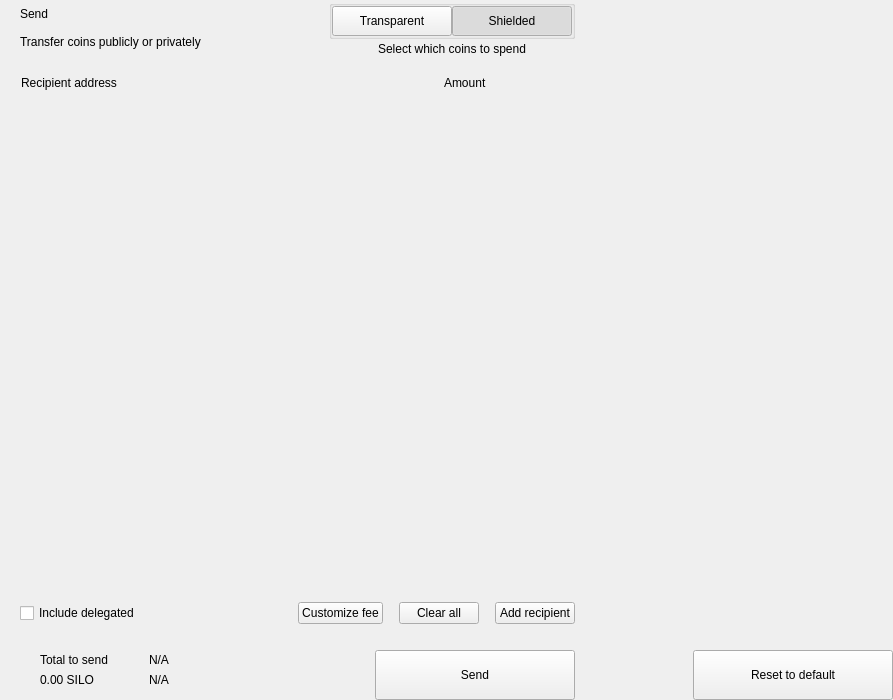
<?xml version="1.0" encoding="UTF-8"?>
<ui version="4.0">
 <class>send</class>
 <widget class="QWidget" name="send">
  <property name="geometry">
   <rect>
    <x>0</x>
    <y>0</y>
    <width>893</width>
    <height>700</height>
   </rect>
  </property>
  <property name="windowTitle">
   <string notr="true">N/A</string>
  </property>
  <layout class="QHBoxLayout" name="horizontalLayout_2" stretch="2,1">
   <property name="spacing">
    <number>0</number>
   </property>
   <property name="leftMargin">
    <number>0</number>
   </property>
   <property name="topMargin">
    <number>0</number>
   </property>
   <property name="rightMargin">
    <number>0</number>
   </property>
   <property name="bottomMargin">
    <number>0</number>
   </property>
   <item>
    <widget class="QWidget" name="left" native="true">
     <layout class="QVBoxLayout" name="verticalLayout_3">
      <property name="spacing">
       <number>0</number>
      </property>
      <property name="leftMargin">
       <number>0</number>
      </property>
      <property name="topMargin">
       <number>0</number>
      </property>
      <property name="rightMargin">
       <number>0</number>
      </property>
      <property name="bottomMargin">
       <number>0</number>
      </property>
      <item>
       <layout class="QVBoxLayout" name="verticalLayout_22" stretch="0,0,0,1,0,0,0,0">
        <property name="spacing">
         <number>0</number>
        </property>
        <item>
         <layout class="QHBoxLayout" name="horizontalLayout_3">
          <property name="spacing">
           <number>0</number>
          </property>
          <property name="leftMargin">
           <number>20</number>
          </property>
          <property name="rightMargin">
           <number>20</number>
          </property>
          <item>
           <layout class="QVBoxLayout" name="verticalLayout">
            <property name="spacing">
             <number>0</number>
            </property>
            <item>
             <widget class="QLabel" name="labelTitle">
              <property name="text">
               <string>Send</string>
              </property>
              <property name="alignment">
               <set>Qt::AlignLeading|Qt::AlignLeft|Qt::AlignVCenter</set>
              </property>
             </widget>
            </item>
            <item>
             <widget class="QLabel" name="labelSubtitle1">
              <property name="text">
               <string>Transfer coins publicly or privately</string>
              </property>
             </widget>
            </item>
           </layout>
          </item>
          <item>
           <spacer name="horizontalSpacer">
            <property name="orientation">
             <enum>Qt::Horizontal</enum>
            </property>
            <property name="sizeHint" stdset="0">
             <size>
              <width>40</width>
              <height>20</height>
             </size>
            </property>
           </spacer>
          </item>
          <item>
           <layout class="QVBoxLayout" name="verticalLayout_6">
            <property name="spacing">
             <number>3</number>
            </property>
            <item alignment="Qt::AlignHCenter">
             <widget class="QGroupBox" name="groupBox">
              <property name="styleSheet">
               <string notr="true">#groupBox{
padding-top:2px;
}</string>
              </property>
              <property name="title">
               <string/>
              </property>
              <property name="alignment">
               <set>Qt::AlignCenter</set>
              </property>
              <layout class="QHBoxLayout" name="horizontalLayout_4">
               <property name="spacing">
                <number>0</number>
               </property>
               <property name="leftMargin">
                <number>0</number>
               </property>
               <property name="topMargin">
                <number>0</number>
               </property>
               <property name="rightMargin">
                <number>0</number>
               </property>
               <property name="bottomMargin">
                <number>0</number>
               </property>
               <item>
                <widget class="QPushButton" name="pushLeft">
                 <property name="minimumSize">
                  <size>
                   <width>120</width>
                   <height>30</height>
                  </size>
                 </property>
                 <property name="maximumSize">
                  <size>
                   <width>120</width>
                   <height>30</height>
                  </size>
                 </property>
                 <property name="focusPolicy">
                  <enum>Qt::NoFocus</enum>
                 </property>
                 <property name="text">
                  <string>Transparent</string>
                 </property>
                 <property name="checkable">
                  <bool>true</bool>
                 </property>
                 <property name="autoExclusive">
                  <bool>true</bool>
                 </property>
                </widget>
               </item>
               <item>
                <widget class="QPushButton" name="pushRight">
                 <property name="minimumSize">
                  <size>
                   <width>120</width>
                   <height>30</height>
                  </size>
                 </property>
                 <property name="maximumSize">
                  <size>
                   <width>120</width>
                   <height>30</height>
                  </size>
                 </property>
                 <property name="focusPolicy">
                  <enum>Qt::NoFocus</enum>
                 </property>
                 <property name="text">
                  <string>Shielded</string>
                 </property>
                 <property name="checkable">
                  <bool>true</bool>
                 </property>
                 <property name="checked">
                  <bool>true</bool>
                 </property>
                 <property name="autoExclusive">
                  <bool>true</bool>
                 </property>
                </widget>
               </item>
              </layout>
             </widget>
            </item>
            <item alignment="Qt::AlignHCenter|Qt::AlignTop">
             <widget class="QLabel" name="labelSubtitle2">
              <property name="styleSheet">
               <string notr="true"/>
              </property>
              <property name="text">
               <string>Select which coins to spend</string>
              </property>
              <property name="alignment">
               <set>Qt::AlignCenter</set>
              </property>
              <property name="indent">
               <number>0</number>
              </property>
             </widget>
            </item>
           </layout>
          </item>
         </layout>
        </item>
        <item>
         <spacer name="verticalSpacer_2">
          <property name="orientation">
           <enum>Qt::Vertical</enum>
          </property>
          <property name="sizeType">
           <enum>QSizePolicy::Fixed</enum>
          </property>
          <property name="sizeHint" stdset="0">
           <size>
            <width>20</width>
            <height>20</height>
           </size>
          </property>
         </spacer>
        </item>
        <item>
         <layout class="QHBoxLayout" name="horizontalLayout" stretch="6,0,2">
          <property name="spacing">
           <number>0</number>
          </property>
          <property name="leftMargin">
           <number>10</number>
          </property>
          <property name="topMargin">
           <number>0</number>
          </property>
          <property name="rightMargin">
           <number>20</number>
          </property>
          <property name="bottomMargin">
           <number>0</number>
          </property>
          <item>
           <widget class="QLabel" name="labelSubtitleAddress">
            <property name="styleSheet">
             <string notr="true">margin-left:8px;</string>
            </property>
            <property name="text">
             <string>Recipient address</string>
            </property>
           </widget>
          </item>
          <item>
           <spacer name="horizontalSpacer_3">
            <property name="orientation">
             <enum>Qt::Horizontal</enum>
            </property>
            <property name="sizeType">
             <enum>QSizePolicy::Fixed</enum>
            </property>
            <property name="sizeHint" stdset="0">
             <size>
              <width>40</width>
              <height>1</height>
             </size>
            </property>
           </spacer>
          </item>
          <item>
           <widget class="QLabel" name="labelSubtitleAmount">
            <property name="text">
             <string>Amount</string>
            </property>
           </widget>
          </item>
         </layout>
        </item>
        <item>
         <widget class="QScrollArea" name="scrollArea">
          <property name="minimumSize">
           <size>
            <width>0</width>
            <height>350</height>
           </size>
          </property>
          <property name="styleSheet">
           <string notr="true">#scrollArea {
            background:transparent;
            margin-top:10px;
}</string>
          </property>
          <property name="horizontalScrollBarPolicy">
           <enum>Qt::ScrollBarAlwaysOff</enum>
          </property>
          <property name="sizeAdjustPolicy">
           <enum>QAbstractScrollArea::AdjustIgnored</enum>
          </property>
          <property name="widgetResizable">
           <bool>true</bool>
          </property>
          <property name="alignment">
           <set>Qt::AlignLeading|Qt::AlignLeft|Qt::AlignTop</set>
          </property>
          <widget class="QWidget" name="scrollAreaWidgetContents">
           <property name="geometry">
            <rect>
             <x>0</x>
             <y>0</y>
             <width>591</width>
             <height>16</height>
            </rect>
           </property>
           <property name="sizePolicy">
            <sizepolicy hsizetype="Preferred" vsizetype="Maximum">
             <horstretch>0</horstretch>
             <verstretch>0</verstretch>
            </sizepolicy>
           </property>
           <property name="autoFillBackground">
            <bool>false</bool>
           </property>
           <property name="styleSheet">
            <string notr="true">#scrollAreaWidgetContents {
             background:transparent;
             }</string>
           </property>
           <layout class="QVBoxLayout" name="verticalLayout_7">
            <property name="spacing">
             <number>0</number>
            </property>
            <property name="sizeConstraint">
             <enum>QLayout::SetDefaultConstraint</enum>
            </property>
            <property name="leftMargin">
             <number>0</number>
            </property>
            <property name="topMargin">
             <number>0</number>
            </property>
            <property name="rightMargin">
             <number>0</number>
            </property>
            <property name="bottomMargin">
             <number>0</number>
            </property>
           </layout>
          </widget>
         </widget>
        </item>
        <item>
         <spacer name="verticalSpacer_4">
          <property name="orientation">
           <enum>Qt::Vertical</enum>
          </property>
          <property name="sizeType">
           <enum>QSizePolicy::Fixed</enum>
          </property>
          <property name="sizeHint" stdset="0">
           <size>
            <width>20</width>
            <height>20</height>
           </size>
          </property>
         </spacer>
        </item>
        <item>
         <layout class="QHBoxLayout" name="horizontalLayout_20">
          <property name="spacing">
           <number>6</number>
          </property>
          <property name="leftMargin">
           <number>20</number>
          </property>
          <property name="rightMargin">
           <number>20</number>
          </property>
          <item>
           <widget class="QCheckBox" name="checkBoxDelegations">
            <property name="layoutDirection">
             <enum>Qt::LeftToRight</enum>
            </property>
            <property name="text">
             <string>Include delegated</string>
            </property>
           </widget>
          </item>
          <item>
           <spacer name="horizontalSpacer_4">
            <property name="orientation">
             <enum>Qt::Horizontal</enum>
            </property>
            <property name="sizeHint" stdset="0">
             <size>
              <width>10</width>
              <height>20</height>
             </size>
            </property>
           </spacer>
          </item>
          <item>
           <widget class="QPushButton" name="pushButtonFee">
            <property name="focusPolicy">
             <enum>Qt::NoFocus</enum>
            </property>
            <property name="text">
             <string>Customize fee</string>
            </property>
           </widget>
          </item>
          <item>
           <spacer name="horizontalSpacer_11">
            <property name="orientation">
             <enum>Qt::Horizontal</enum>
            </property>
            <property name="sizeType">
             <enum>QSizePolicy::Minimum</enum>
            </property>
            <property name="sizeHint" stdset="0">
             <size>
              <width>10</width>
              <height>20</height>
             </size>
            </property>
           </spacer>
          </item>
          <item>
           <widget class="QPushButton" name="pushButtonClear">
            <property name="focusPolicy">
             <enum>Qt::NoFocus</enum>
            </property>
            <property name="layoutDirection">
             <enum>Qt::RightToLeft</enum>
            </property>
            <property name="text">
             <string>Clear all</string>
            </property>
           </widget>
          </item>
          <item>
           <spacer name="horizontalSpacer_6">
            <property name="orientation">
             <enum>Qt::Horizontal</enum>
            </property>
            <property name="sizeType">
             <enum>QSizePolicy::Fixed</enum>
            </property>
            <property name="sizeHint" stdset="0">
             <size>
              <width>10</width>
              <height>20</height>
             </size>
            </property>
           </spacer>
          </item>
          <item>
           <widget class="QPushButton" name="pushButtonAddRecipient">
            <property name="focusPolicy">
             <enum>Qt::NoFocus</enum>
            </property>
            <property name="text">
             <string>Add recipient</string>
            </property>
           </widget>
          </item>
         </layout>
        </item>
        <item>
         <spacer name="verticalSpacer">
          <property name="orientation">
           <enum>Qt::Vertical</enum>
          </property>
          <property name="sizeType">
           <enum>QSizePolicy::Fixed</enum>
          </property>
          <property name="sizeHint" stdset="0">
           <size>
            <width>20</width>
            <height>16</height>
           </size>
          </property>
         </spacer>
        </item>
        <item>
         <layout class="QHBoxLayout" name="horizontalLayout_7">
          <property name="rightMargin">
           <number>20</number>
          </property>
          <item>
           <layout class="QHBoxLayout" name="horizontalLayout_10">
            <property name="spacing">
             <number>0</number>
            </property>
            <property name="leftMargin">
             <number>8</number>
            </property>
            <item>
             <widget class="QStackedWidget" name="stackedWidget">
              <property name="minimumSize">
               <size>
                <width>0</width>
                <height>60</height>
               </size>
              </property>
              <property name="maximumSize">
               <size>
                <width>16777215</width>
                <height>60</height>
               </size>
              </property>
              <widget class="QWidget" name="page1">
               <layout class="QVBoxLayout" name="verticalLayout_71" stretch="0">
                <property name="spacing">
                 <number>6</number>
                </property>
                <property name="leftMargin">
                 <number>12</number>
                </property>
                <property name="topMargin">
                 <number>0</number>
                </property>
                <property name="rightMargin">
                 <number>0</number>
                </property>
                <property name="bottomMargin">
                 <number>0</number>
                </property>
                <item>
                 <widget class="QWidget" name="coinWidget" native="true">
                  <property name="minimumSize">
                   <size>
                    <width>0</width>
                    <height>60</height>
                   </size>
                  </property>
                  <property name="maximumSize">
                   <size>
                    <width>16777215</width>
                    <height>60</height>
                   </size>
                  </property>
                  <layout class="QHBoxLayout" name="horizontalLayout_9">
                   <property name="spacing">
                    <number>0</number>
                   </property>
                   <property name="leftMargin">
                    <number>20</number>
                   </property>
                   <property name="topMargin">
                    <number>10</number>
                   </property>
                   <property name="rightMargin">
                    <number>20</number>
                   </property>
                   <property name="bottomMargin">
                    <number>10</number>
                   </property>
                   <item>
                    <layout class="QVBoxLayout" name="verticalSend">
                     <property name="spacing">
                      <number>0</number>
                     </property>
                     <item>
                      <widget class="QLabel" name="labelTitleTotalSend">
                       <property name="text">
                        <string>Total to send</string>
                       </property>
                      </widget>
                     </item>
                     <item>
                      <widget class="QLabel" name="labelAmountSend">
                       <property name="text">
                        <string notr="true">0.00 SILO</string>
                       </property>
                      </widget>
                     </item>
                    </layout>
                   </item>
                   <item>
                    <spacer name="horizontalSpacer_9">
                     <property name="orientation">
                      <enum>Qt::Horizontal</enum>
                     </property>
                     <property name="sizeType">
                      <enum>QSizePolicy::Fixed</enum>
                     </property>
                     <property name="sizeHint" stdset="0">
                      <size>
                       <width>20</width>
                       <height>20</height>
                      </size>
                     </property>
                    </spacer>
                   </item>
                   <item>
                    <widget class="QLabel" name="labelLine">
                     <property name="minimumSize">
                      <size>
                       <width>1</width>
                       <height>0</height>
                      </size>
                     </property>
                     <property name="maximumSize">
                      <size>
                       <width>1</width>
                       <height>16777215</height>
                      </size>
                     </property>
                     <property name="text">
                      <string/>
                     </property>
                    </widget>
                   </item>
                   <item>
                    <spacer name="horizontalSpacer_10">
                     <property name="orientation">
                      <enum>Qt::Horizontal</enum>
                     </property>
                     <property name="sizeType">
                      <enum>QSizePolicy::Fixed</enum>
                     </property>
                     <property name="sizeHint" stdset="0">
                      <size>
                       <width>20</width>
                       <height>20</height>
                      </size>
                     </property>
                    </spacer>
                   </item>
                   <item>
                    <layout class="QVBoxLayout" name="verticalRemaining">
                     <property name="spacing">
                      <number>0</number>
                     </property>
                     <item>
                      <widget class="QLabel" name="labelTitleTotalRemaining">
                       <property name="text">
                        <string notr="true">N/A</string>
                       </property>
                      </widget>
                     </item>
                     <item>
                      <widget class="QLabel" name="labelAmountRemaining">
                       <property name="text">
                        <string notr="true">N/A</string>
                       </property>
                      </widget>
                     </item>
                    </layout>
                   </item>
                  </layout>
                 </widget>
                </item>
               </layout>
              </widget>
              <widget class="QWidget" name="page_2"/>
             </widget>
            </item>
           </layout>
          </item>
          <item>
           <spacer name="horizontalSpacer_5">
            <property name="orientation">
             <enum>Qt::Horizontal</enum>
            </property>
            <property name="sizeType">
             <enum>QSizePolicy::Expanding</enum>
            </property>
            <property name="sizeHint" stdset="0">
             <size>
              <width>40</width>
              <height>20</height>
             </size>
            </property>
           </spacer>
          </item>
          <item alignment="Qt::AlignBottom">
           <widget class="QPushButton" name="pushButtonSave">
            <property name="minimumSize">
             <size>
              <width>200</width>
              <height>50</height>
             </size>
            </property>
            <property name="maximumSize">
             <size>
              <width>200</width>
              <height>50</height>
             </size>
            </property>
            <property name="focusPolicy">
             <enum>Qt::NoFocus</enum>
            </property>
            <property name="text">
             <string>Send</string>
            </property>
           </widget>
          </item>
         </layout>
        </item>
       </layout>
      </item>
     </layout>
    </widget>
   </item>
   <item>
    <widget class="QWidget" name="right" native="true">
     <layout class="QVBoxLayout" name="verticalLayout_5">
      <property name="leftMargin">
       <number>0</number>
      </property>
      <property name="topMargin">
       <number>0</number>
      </property>
      <property name="rightMargin">
       <number>0</number>
      </property>
      <property name="bottomMargin">
       <number>0</number>
      </property>
      <item>
       <layout class="QVBoxLayout" name="verticalLayout_4">
        <property name="spacing">
         <number>6</number>
        </property>
        <item>
         <widget class="OptionButton" name="btnCoinControl" native="true">
          <property name="minimumSize">
           <size>
            <width>0</width>
            <height>50</height>
           </size>
          </property>
         </widget>
        </item>
        <item>
         <widget class="OptionButton" name="btnChangeAddress" native="true">
          <property name="minimumSize">
           <size>
            <width>0</width>
            <height>50</height>
           </size>
          </property>
         </widget>
        </item>
        <item>
         <widget class="OptionButton" name="btnUri" native="true">
          <property name="minimumSize">
           <size>
            <width>0</width>
            <height>50</height>
           </size>
          </property>
         </widget>
        </item>
        <item>
         <widget class="OptionButton" name="btnShieldCoins" native="true">
          <property name="minimumSize">
           <size>
            <width>0</width>
            <height>50</height>
           </size>
          </property>
         </widget>
        </item>
        <item>
         <spacer name="verticalSpacer_5">
          <property name="orientation">
           <enum>Qt::Vertical</enum>
          </property>
          <property name="sizeHint" stdset="0">
           <size>
            <width>20</width>
            <height>40</height>
           </size>
          </property>
         </spacer>
        </item>
        <item>
         <layout class="QHBoxLayout" name="horizontalLayout_8">
          <item>
           <spacer name="horizontalSpacer_7">
            <property name="orientation">
             <enum>Qt::Horizontal</enum>
            </property>
            <property name="sizeHint" stdset="0">
             <size>
              <width>40</width>
              <height>20</height>
             </size>
            </property>
           </spacer>
          </item>
          <item>
           <widget class="QPushButton" name="pushButtonReset">
            <property name="minimumSize">
             <size>
              <width>200</width>
              <height>50</height>
             </size>
            </property>
            <property name="maximumSize">
             <size>
              <width>200</width>
              <height>50</height>
             </size>
            </property>
            <property name="focusPolicy">
             <enum>Qt::NoFocus</enum>
            </property>
            <property name="text">
             <string>Reset to default</string>
            </property>
           </widget>
          </item>
         </layout>
        </item>
       </layout>
      </item>
     </layout>
    </widget>
   </item>
  </layout>
 </widget>
 <customwidgets>
  <customwidget>
   <class>OptionButton</class>
   <extends>QWidget</extends>
   <header>qt/seed2need/optionbutton.h</header>
   <container>1</container>
  </customwidget>
 </customwidgets>
 <resources/>
 <connections/>
</ui>
